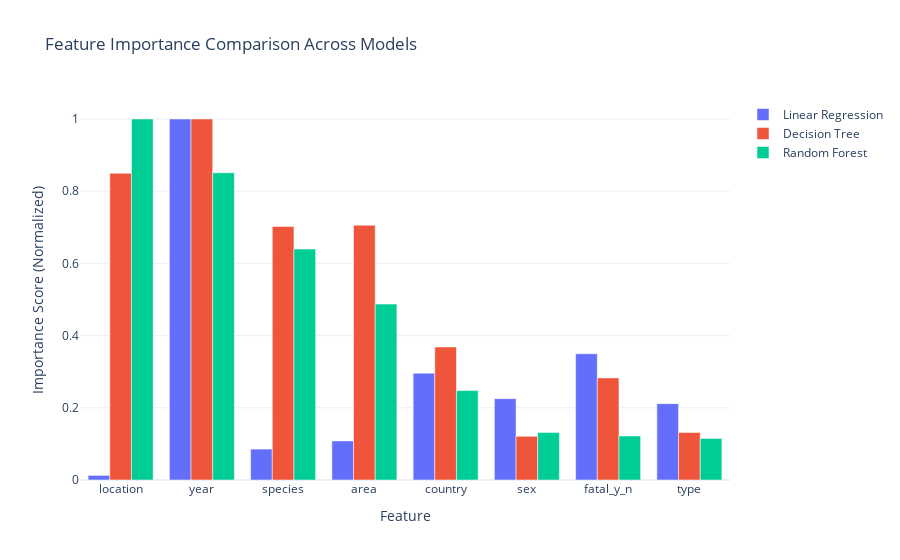

Notebook source saved alongside this figure:
### Markdown cell above
Now lets compare with other models:

### Code cell
import plotly.graph_objects as go
import numpy as np

# Extract feature importance for each model
feature_importance = {}

# Linear Regression (Use absolute coefficient values)
feature_importance["Linear Regression"] = np.abs(regression_results["Linear Regression"]["Model"].coef_)

# Decision Tree Regressor
feature_importance["Decision Tree"] = regression_results["Decision Tree Regressor"]["Model"].feature_importances_

# Random Forest Regressor
feature_importance["Random Forest"] = regression_results["Random Forest Regressor"]["Model"].feature_importances_

# Normalize values for comparison
max_values = {model: max(importance) for model, importance in feature_importance.items()}
feature_importance = {model: importance / max_values[model] for model, importance in feature_importance.items()}

feature_names = X_age.columns
sorted_idx = np.argsort(feature_importance["Random Forest"])[::-1]  # Sort by Random Forest importance

# Create a Plotly Figure
fig = go.Figure()

# Add bars for each model
for model_name, importance in feature_importance.items():
    fig.add_trace(go.Bar(
        x=[feature_names[i] for i in sorted_idx],
        y=importance[sorted_idx],
        name=model_name
    ))

# Customize layout
fig.update_layout(
    title="Feature Importance Comparison Across Models",
    xaxis_title="Feature",
    yaxis_title="Importance Score (Normalized)",
    barmode="group",
    template="plotly_white"
)

# Show the interactive plot
fig.show()

### Figure 1 — Plotly figure (JSON) as saved in the notebook; plotly's stock layout.template omitted (floating-point values rounded to 4 significant figures)
{"data": [{"name": "Linear Regression", "type": "bar", "x": ["location", "year", "species", "area", "country", "sex", "fatal_y_n", "type"], "y": [0.01276, 1.0, 0.0856, 0.1082, 0.296, 0.2253, 0.3498, 0.2115]}, {"name": "Decision Tree", "type": "bar", "x": ["location", "year", "species", "area", "country", "sex", "fatal_y_n", "type"], "y": [0.8496, 1.0, 0.7026, 0.7058, 0.3686, 0.1209, 0.2829, 0.1318]}, {"name": "Random Forest", "type": "bar", "x": ["location", "year", "species", "area", "country", "sex", "fatal_y_n", "type"], "y": [1.0, 0.851, 0.6398, 0.4873, 0.2476, 0.1314, 0.1219, 0.115]}], "layout": {"barmode": "group", "title": {"text": "Feature Importance Comparison Across Models"}, "xaxis": {"title": {"text": "Feature"}}, "yaxis": {"title": {"text": "Importance Score (Normalized)"}}}}
